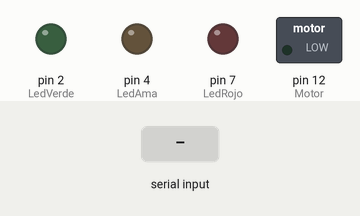
The sketch below on a simulated Arduino Uno, built with avr-gcc and run on an emulated ATmega328P. On the bench: switched loads named in the sketch (green lamp = pin HIGH), output pins drawn as LEDs (lit = HIGH). The inputs (shaded band) are chosen by the test bench. What the sketch prints to the serial monitor is not drawn.

Above: at 1.2 s.
1.3 s: "1" received over Serial
At 2.2 s:
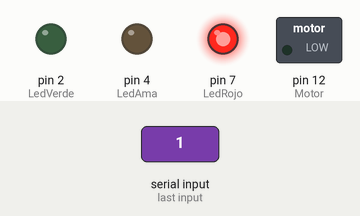
2.8 s: "2" received over Serial
At 3.3 s:
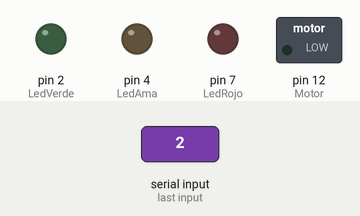
Timing chart, 0 to 5.8 s (numbered marks = the images above; inputs shaded):
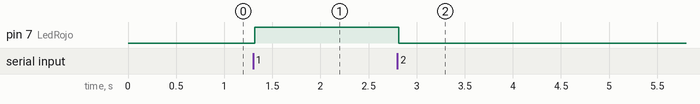

Measured:
- after the input at 1.3 s, pin 7 (LedRojo): LOW → HIGH at once
- after the input at 2.8 s, pin 7 (LedRojo): HIGH → LOW at once

The sketch:

practica2.ino
```cpp
char opcion = '0';
const int LedRojo = 7;
const int LedVerde = 2;
const int LedAma = 4;
const int Motor = 12;
 void setup() {
  // put your setup code here, to run once:
  Serial.begin(9600);
  pinMode(LedRojo,OUTPUT);
  pinMode(LedVerde,OUTPUT);
  pinMode(LedAma,OUTPUT);
  pinMode(Motor,OUTPUT);
}

void loop() {
  // put your main code here, to run repeatedly:
  if(Serial.available()>0);
  {
    opcion = Serial.read();
    if (opcion=='0'){
      Serial.println("Menu");
      Serial.println("1. Encender Led Rojo");
      Serial.println("2. Apagar Led Rojo");
    }
    if(opcion=='1'){
      digitalWrite(LedRojo,HIGH);
    }else{
     if(opcion=='2')
     {
       digitalWrite(LedRojo,LOW);
     }else{
       Serial.println("opcionIncorrecta");
     }
    }
  }
}
```
